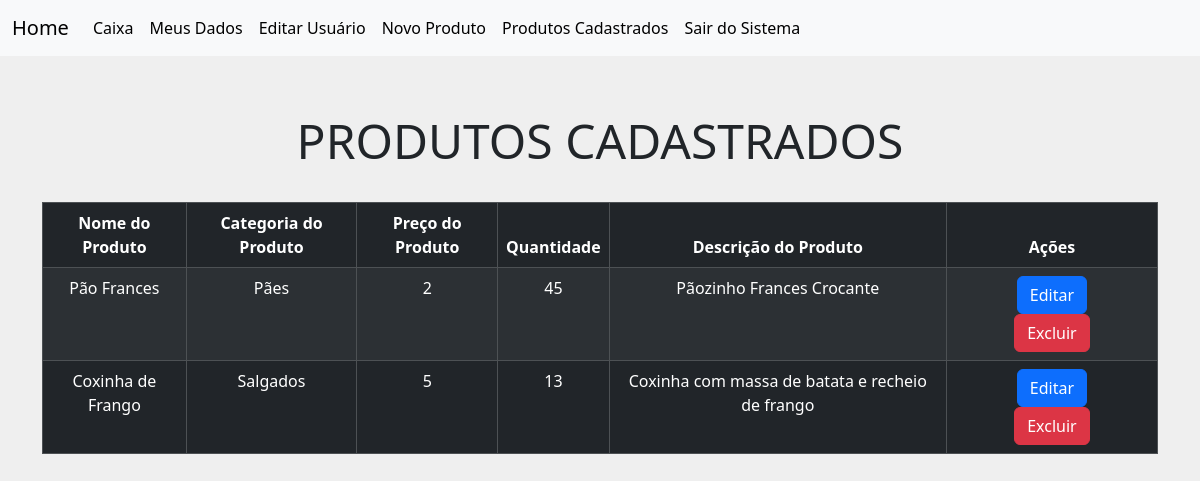
The page /produtos (signed in) on the database as committed earlier.
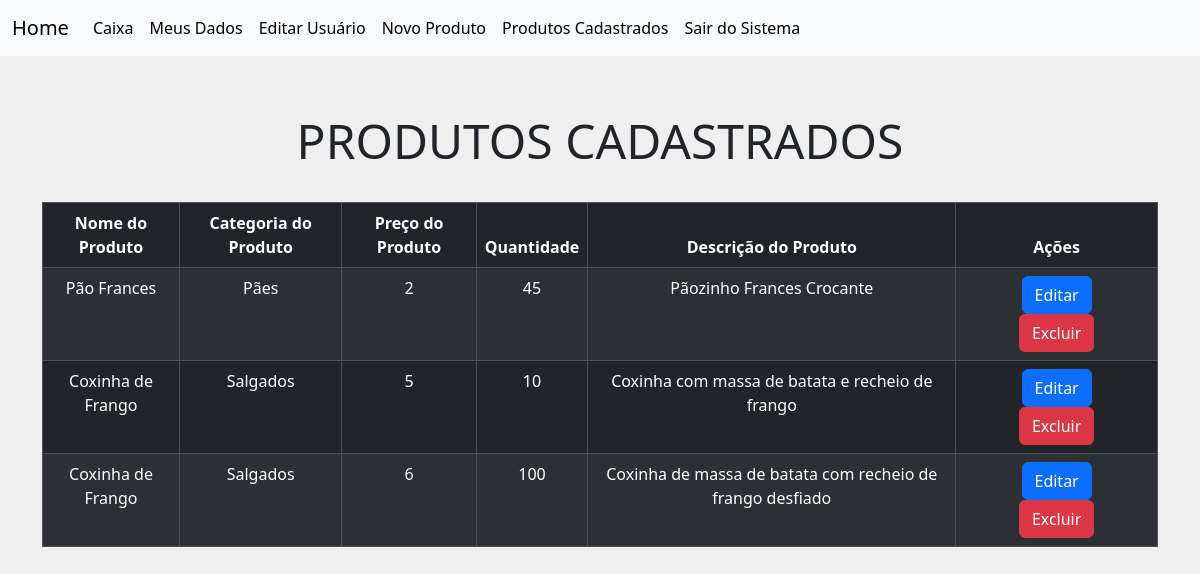
The same page on the database as committed later.
### models/modelos.py (models this page shows, shortened)
class Produtos(db.Model):
    id = db.Column(db.Integer, primary_key=True)
    nome = db.Column(db.String(60), nullable=False)
    categoria = db.Column(db.String(50), nullable=False)
    preco = db.Column(db.Integer, nullable=False)
    quantidade = db.Column(db.Integer, nullable=False)
    descricao = db.Column(db.String(200), nullable=False)

### views.py (the view)
@app.route('/produtos')
@login_required
def produtos():
    lista = Produtos.query.order_by(Produtos.id)
    return render_template('lista_produtos.html',produtos= lista)

### models/modelos.py (called while the page is built)
@login_manager.user_loader
def get_user(user_id):
    return Usuarios.query.filter_by(id=user_id).first()

### templates/lista_produtos.html (shortened to what this page needs)
{% extends 'bases/base_logado.html' %}
{% block customCSS %}
<link rel="stylesheet" href="{{ url_for('static', filename='css/style_lista.css')}}">
{% endblock %}
{% block content %}
    <div class="container">
        <div class="page-header pai__tit">
            <h3 class="tit__principal">PRODUTOS CADASTRADOS</h3>
        </div>
        <table class="table table-dark table-striped table-responsive table-bordered tabela ">
            <thead class="thead-default">
                <tr>
                    <th>Nome do Produto</th>
                    <th>Categoria do Produto</th>
                    <th>Preço do Produto</th>
                    <th>Quantidade</th>
                    <th>Descrição do Produto</th>
                    <th>Ações</th>
                </tr>
            </thead>
            <tbody>
                {% for produto in produtos %}
                    <tr>
                        <td>{{produto.nome}}</td>
                        <td>{{produto.categoria}}</td>
                        <td>{{produto.preco}}</td>
                        <td>{{produto.quantidade}}</td>
                        <td>{{produto.descricao}}</td>
                        <td>
                            <a class="btn btn-primary bts"  href="{{ url_for('editar_produtos', id=current_user.id) }}">Editar</a>
                            <a class="btn btn-danger bts" href="{{ url_for('deletar_produto', id=current_user.id) }}">Excluir</a>
                        </td>
                    </tr>
                {% endfor %}
            </tbody>
        </table>
    </div>
{% endblock %}

### templates/bases/base_logado.html (shortened to what this page needs)
<!DOCTYPE html>
<html lang="pt-br">
<head>
    <link href="https://cdn.jsdelivr.net/npm/bootstrap@5.3.2/dist/css/bootstrap.min.css" rel="stylesheet">
    {% block customCSS %}
    {% endblock %}
</head>
<body>
    <header>
        <nav class="navbar navbar-expand-lg navbar-light bg-light">
            <div class="container-fluid">
              <a class="navbar-brand" href="{{ url_for('menu', id=current_user.id) }}">Home</a>
              <div class="collapse navbar-collapse" id="navbarNav">
                <ul class="navbar-nav">
                  <li class="nav-item">
                    <a class="nav-link active" aria-current="page" href="{{url_for('vender_produto')}}">Caixa</a>
                  </li>
                  <li class="nav-item">
                    <a class="nav-link active" aria-current="page" href="{{url_for('dados_usuario', id=current_user.id)}}">Meus Dados</a>
                  </li>
                  <li class="nav-item">
                    <a class="nav-link text-black" href="{{url_for('editar_usuario', id=current_user.id)}}">Editar Usuário</a>
                  </li>
                  <li class="nav-item">
                    <a class="nav-link text-black" href="{{url_for('cadastro_produto')}}" tabindex="-1">Novo Produto</a>
                  </li>
                  <li class="nav-item">
                    <a class="nav-link text-black" href="{{url_for('produtos')}}" tabindex="-1">Produtos Cadastrados</a>
                  </li>
                  <li class="nav-item">
                    <a class="nav-link text-black" href="{{url_for('logout')}}">Sair do Sistema</a>
                  </li>
                </ul>
              </div>
            </div>
          </nav>
    </header>
    {% block content %}
    {% endblock %}
</body>
</html>

### static/css/style_lista.css (style rules this page uses)
:root { --cor-principal: #efefef; --cor-secundaria: #6B6FDE; --cor-preta: #000000; --fonte-principal: 'Montserrat', sans-serif; }
* { margin: 0; padding: 0; box-sizing: border-box; }
body { background-color: var(--cor-principal); }
.tabela { text-align: center; }
.pai__tit { display: flex; justify-content: center; padding: 2.5em 0 1.5em 0; }
.tit__principal { font-size: 48px; font-weight: 500; }
.bts { margin: 0 1em; }

Rows that differ between the two databases and show on the page:
changed Produtos "Coxinha com massa de batata e recheio de frango": quantidade "13" → "10"
added Produtos: nome "Coxinha de Frango", categoria "Salgados", preco "6", quantidade "100", descricao "Coxinha de massa de batata com recheio de frango desfiado"
